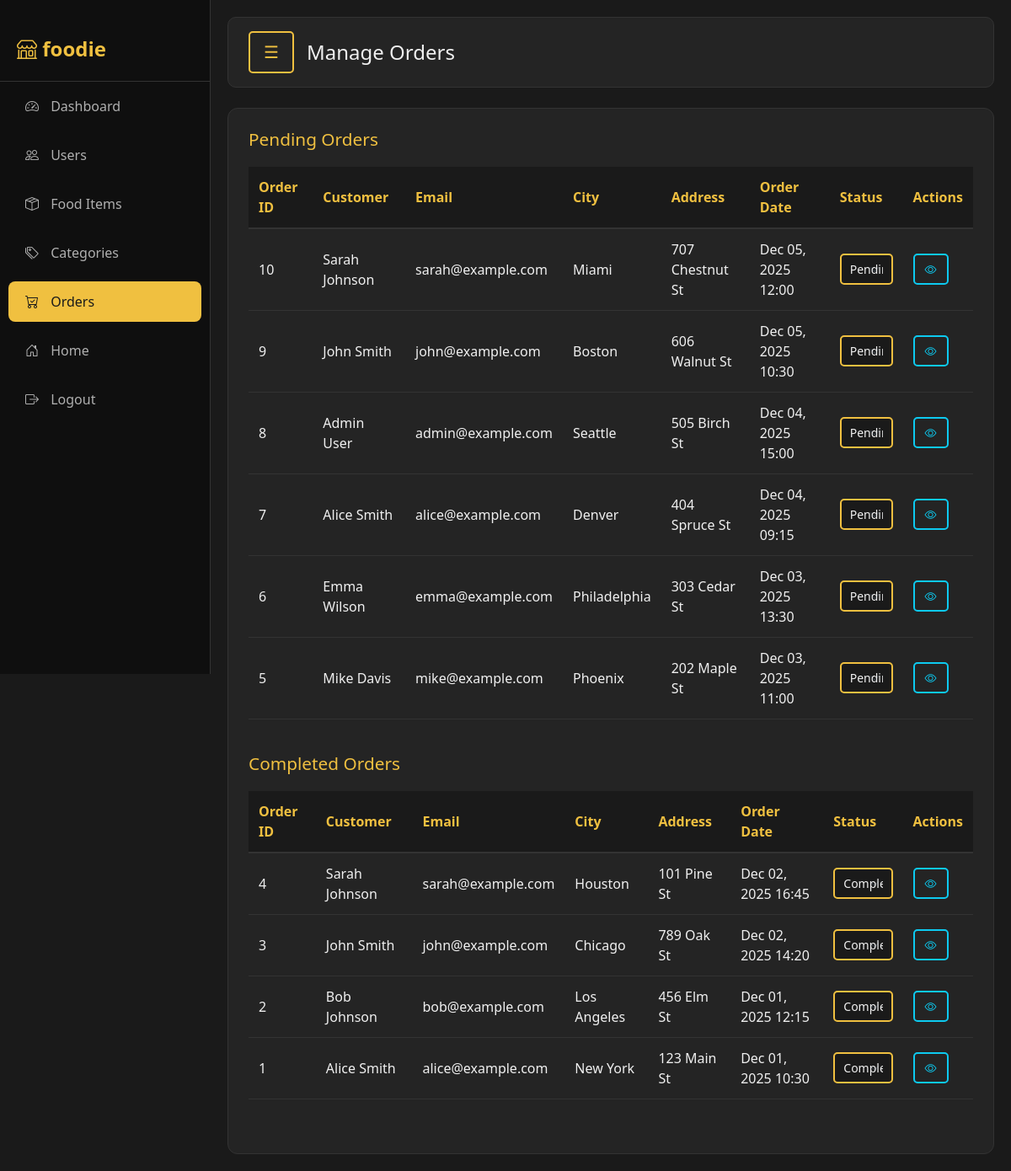
Page /modules/admin/orders.php (signed in) on the committed database.
### tables this page shows
CREATE TABLE `orders` (
  `id` int(10) UNSIGNED NOT NULL,
  `user_id` int(10) UNSIGNED NOT NULL,
  `status` tinyint(4) NOT NULL DEFAULT 0,
  `city` varchar(100) DEFAULT NULL,
  `address` varchar(255) DEFAULT NULL,  
  `created_at` timestamp NOT NULL DEFAULT current_timestamp()
);

CREATE TABLE `users` (
  `id` int(10) UNSIGNED NOT NULL,
  `name` varchar(100) NOT NULL,
  `phone_number` varchar(20) DEFAULT NULL,
  `email` varchar(150) DEFAULT NULL,
  `password` varchar(255) NOT NULL,
  `role` tinyint(4) NOT NULL DEFAULT 0
);

### modules/admin/orders.php (the view, shortened to what this page needs)
<?php
require_once '../../config/db.php';
$pending_sql = "SELECT orders.*, users.name as user_name, users.email as user_email
        FROM orders
        LEFT JOIN users ON orders.user_id = users.id
        WHERE orders.status = 0
        ORDER BY orders.created_at DESC";
$pending_result = $conn->query($pending_sql);
$completed_sql = "SELECT orders.*, users.name as user_name, users.email as user_email
        FROM orders
        LEFT JOIN users ON orders.user_id = users.id
        WHERE orders.status = 1
        ORDER BY orders.created_at DESC";
$completed_result = $conn->query($completed_sql);
?>
<!DOCTYPE html>
<html lang="en">
<head>
    <link href="https://cdn.jsdelivr.net/npm/bootstrap@5.3.2/dist/css/bootstrap.min.css" rel="stylesheet">
    <link rel="stylesheet" href="https://cdn.jsdelivr.net/npm/bootstrap-icons@1.11.1/font/bootstrap-icons.css">
</head>
<body>
    <div class="sidebar" id="sidebar">
        <div class="brand">
            <i class="bi bi-shop"></i> foodie
        </div>
        <nav class="nav flex-column">
            <a class="nav-link" href="index.php">
                <i class="bi bi-speedometer2"></i> Dashboard
            </a>
            <a class="nav-link" href="users.php">
                <i class="bi bi-people"></i> Users
            </a>
            <a class="nav-link" href="products.php">
                <i class="bi bi-box-seam"></i> Food Items
            </a>
            <a class="nav-link" href="categories.php">
                <i class="bi bi-tags"></i> Categories
            </a>
            <a class="nav-link active" href="orders.php">
                <i class="bi bi-cart-check"></i> Orders
            </a>
            <a class="nav-link" href="../../index.php">
                <i class="bi bi-house-door"></i> Home
            </a>
            <a class="nav-link" href="../auth/logout.php">
                <i class="bi bi-box-arrow-right"></i> Logout
            </a>
        </nav>
    </div>
    <div class="main-content">
        <div class="topbar">
            <div style="display: flex; align-items: center; gap: 15px;">
                <button class="menu-toggle" onclick="toggleSidebar()">
                    ☰
                </button>
                <h4>Manage Orders</h4>
            </div>
        </div>
        <div class="data-table">
        <h5>Pending Orders</h5>
        <div class="table-responsive">
            <table>
                    <thead>
                        <tr>
                            <th>Order ID</th>
                            <th>Customer</th>
                            <th>Email</th>
                            <th>City</th>
                            <th>Address</th>
                            <th>Order Date</th>
                            <th>Status</th>
                            <th>Actions</th>
                        </tr>
                    </thead>
                <tbody>
                    <?php if ($pending_result->num_rows > 0): ?>
                        <?php while($order = $pending_result->fetch_assoc()): ?>
                        <tr>
                            <td><?php echo $order['id']; ?></td>
                            <td><?php echo htmlspecialchars($order['user_name']); ?></td>
                            <td><?php echo htmlspecialchars($order['user_email']); ?></td>
                            <td><?php echo htmlspecialchars($order['city']); ?></td>
                            <td><?php echo htmlspecialchars($order['address']); ?></td>
                            <td><?php echo date('M d, Y H:i', strtotime($order['created_at'])); ?></td>
                            <td>
                                <form method="POST" action="process_order_status.php" style="display:inline;">
                                    <select name="status" class="form-select" onchange="this.form.submit()">
                                        <option value="0" selected>Pending</option>
                                    </select>
                                </form>
                            </td>
                            <td>
                                <button type="button" class="btn btn-sm btn-outline-info"
                                        onclick="viewOrderDetails(<?php echo $order['id']; ?>)">
                                    <i class="bi bi-eye"></i>
                                </button>
                            </td>
                        </tr>
                        <?php endwhile; ?>
                    <?php else: ?>
                        <tr>
                            <td colspan="6" class="text-center">No pending orders</td>
                        </tr>
                    <?php endif; ?>
                </tbody>
            </table>
        </div>
        <h5>Completed Orders</h5>
        <div class="table-responsive">
            <table>
                    <thead>
                        <tr>
                            <th>Order ID</th>
                            <th>Customer</th>
                            <th>Email</th>
                            <th>City</th>
                            <th>Address</th>
                            <th>Order Date</th>
                            <th>Status</th>
                            <th>Actions</th>
                        </tr>
                    </thead>
                <tbody>
                    <?php if ($completed_result->num_rows > 0): ?>
                        <?php while($order = $completed_result->fetch_assoc()): ?>
                        <tr>
                            <td><?php echo $order['id']; ?></td>
                            <td><?php echo htmlspecialchars($order['user_name']); ?></td>
                            <td><?php echo htmlspecialchars($order['user_email']); ?></td>
                            <td><?php echo htmlspecialchars($order['city']); ?></td>
                            <td><?php echo htmlspecialchars($order['address']); ?></td>
                            <td><?php echo date('M d, Y H:i', strtotime($order['created_at'])); ?></td>
                            <td>
                                <form method="POST" action="process_order_status.php" style="display:inline;">
                                    <select name="status" class="form-select" onchange="this.form.submit()">
                                        <option value="1" selected>Completed</option>
                                    </select>
                                </form>
                            </td>
                            <td>
                                <button type="button" class="btn btn-sm btn-outline-info"
                                        onclick="viewOrderDetails(<?php echo $order['id']; ?>)">
                                    <i class="bi bi-eye"></i>
                                </button>
                            </td>
                        </tr>
                        <?php endwhile; ?>
                    <?php else: ?>
                        <tr>
                            <td colspan="6" class="text-center">No completed orders</td>
                        </tr>
                    <?php endif; ?>
                </tbody>
            </table>
        </div>
        </div>
    </div>
</body>
</html>

### modules/admin/orders.php (style rules this page uses)
:root { --dark-bg: #1a1a1a; --card-bg: #242424; --sidebar-bg: #0f0f0f; --gold: #f0c040; --border-color: #333; --text-light: #f0f0f0; --text-muted: #b0b0b0; }
* { margin: 0; padding: 0; box-sizing: border-box; }
body { background-color: var(--dark-bg); color: var(--text-light); font-family: 'Segoe UI', Tahoma, Geneva, Verdana, sans-serif; }
.sidebar { background-color: var(--sidebar-bg); min-height: 100vh; position: fixed; left: 0; top: 0; width: 250px; padding-top: 20px; transition: left 0.3s; border-right: 1px solid var(--border-color); z-index: 1000; }
.sidebar .brand { padding: 20px; font-size: 24px; font-weight: bold; color: var(--gold); border-bottom: 1px solid var(--border-color); }
.sidebar .nav-link { color: var(--text-muted); padding: 12px 20px; margin: 5px 10px; border-radius: 8px; transition: all 0.3s; }
.sidebar .nav-link.active { background-color: var(--gold); color: var(--dark-bg); }
.sidebar .nav-link i { margin-right: 10px; width: 20px; }
.main-content { margin-left: 250px; padding: 20px; transition: margin-left 0.3s; min-height: 100vh; }
.menu-toggle { background: transparent; border: 2px solid var(--gold); color: var(--gold); font-size: 20px; padding: 8px 16px; border-radius: 5px; transition: all 0.3s; }
.sidebar .brand { padding: 20px; font-size: 24px; font-weight: bold; color: #f0c040; border-bottom: 1px solid #333; }
.sidebar .nav-link { color: #b0b0b0; padding: 12px 20px; margin: 5px 10px; border-radius: 8px; transition: all 0.3s; text-decoration: none; display: block; }
.sidebar .nav-link.active { background-color: #f0c040; color: #1a1a1a; }
.menu-toggle { background: transparent; border: 2px solid #f0c040; color: #f0c040; font-size: 20px; cursor: pointer; padding: 8px 16px; border-radius: 5px; transition: all 0.3s; }
.topbar { background-color: #242424; border: 1px solid #333; border-radius: 10px; padding: 16px 24px; margin-bottom: 24px; display: flex; justify-content: space-between; align-items: center; }
.topbar h4 { color: #f0f0f0; margin: 0; }
.data-table { background-color: #242424; border-radius: 12px; padding: 24px; border: 1px solid #333; }
h5 { color: #f0c040; margin-bottom: 20px; font-size: 1.3em; }
.table-responsive { overflow-x: auto; margin-bottom: 40px; }
table { width: 100%; border-collapse: collapse; }
thead { background-color: #1a1a1a; }
th { padding: 12px; text-align: left; color: #f0c040; font-weight: 600; border-bottom: 2px solid #333; }
td { padding: 12px; color: #f0f0f0; border-bottom: 1px solid #333; }
tbody tr { transition: background-color 0.2s; }
.form-select { padding: 6px 10px; border: 2px solid #f0c040; border-radius: 5px; background-color: #1a1a1a; color: #f0f0f0; font-size: 14px; cursor: pointer; transition: all 0.3s; }
.btn { padding: 6px 12px; border-radius: 5px; font-size: 14px; font-weight: 600; cursor: pointer; transition: all 0.3s; border: 2px solid; }

### rows in the picture
orders: id "10", user.name "Sarah Johnson", user.email "sarah@example.com", city "Miami", address "707 Chestnut St", created_at "Dec 05, 2025 12:00"
orders: id "9", user.name "John Smith", user.email "john@example.com", city "Boston", address "606 Walnut St", created_at "Dec 05, 2025 10:30"
orders: id "8", user.name "Admin User", user.email "admin@example.com", city "Seattle", address "505 Birch St", created_at "Dec 04, 2025 15:00"
orders: id "7", user.name "Alice Smith", user.email "alice@example.com", city "Denver", address "404 Spruce St", created_at "Dec 04, 2025 09:15"
orders: id "6", user.name "Emma Wilson", user.email "emma@example.com", city "Philadelphia", address "303 Cedar St", created_at "Dec 03, 2025 13:30"
orders: id "5", user.name "Mike Davis", user.email "mike@example.com", city "Phoenix", address "202 Maple St", created_at "Dec 03, 2025 11:00"
orders: id "4", user.name "Sarah Johnson", user.email "sarah@example.com", city "Houston", address "101 Pine St", created_at "Dec 02, 2025 16:45"
orders: id "3", user.name "John Smith", user.email "john@example.com", city "Chicago", address "789 Oak St", created_at "Dec 02, 2025 14:20"
orders: id "2", user.name "Bob Johnson", user.email "bob@example.com", city "Los Angeles", address "456 Elm St", created_at "Dec 01, 2025 12:15"
orders: id "1", user.name "Alice Smith", user.email "alice@example.com", city "New York", address "123 Main St", created_at "Dec 01, 2025 10:30"
